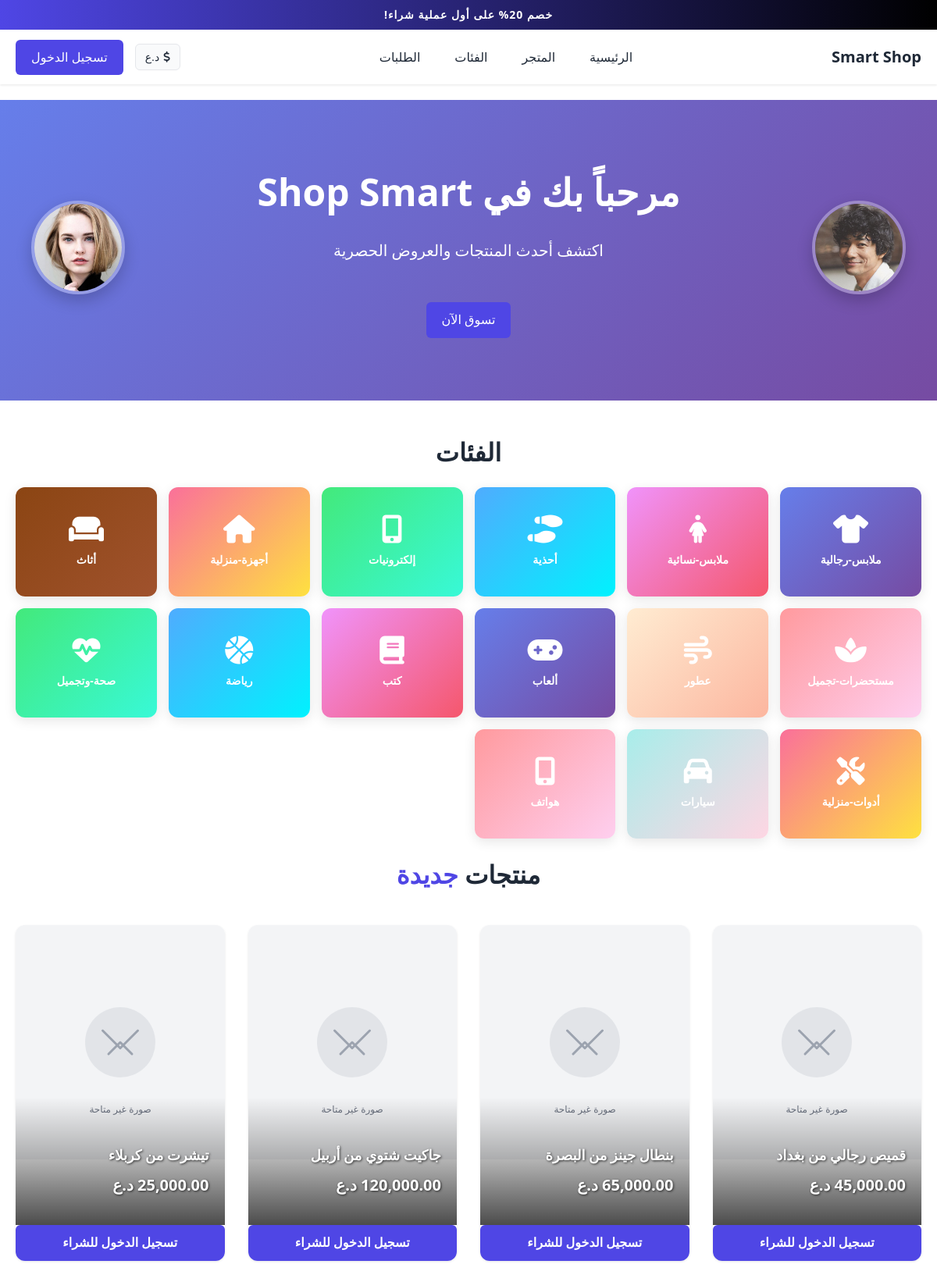
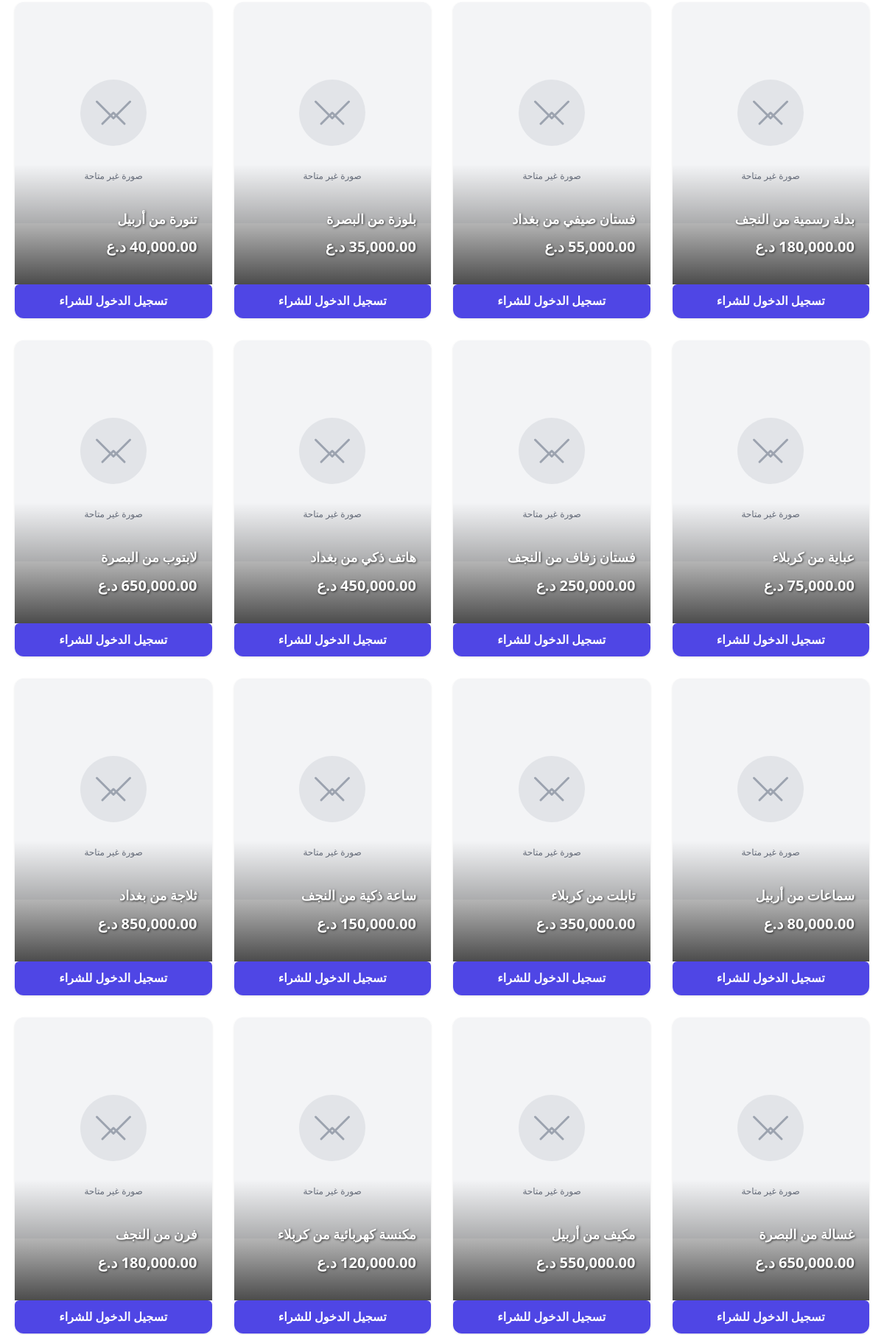
The page /pages/index.php (upper part) on the database its author committed (2 pictures, top to bottom).
### tables this page shows
CREATE TABLE IF NOT EXISTS category_list (
    id INT AUTO_INCREMENT PRIMARY KEY,
    name VARCHAR(255) NOT NULL UNIQUE,
    icon VARCHAR(100) NOT NULL,
    gradient_start VARCHAR(7) NOT NULL,
    gradient_end VARCHAR(7) NOT NULL,
    display_order INT DEFAULT 0,
    created_at TIMESTAMP DEFAULT CURRENT_TIMESTAMP,
    updated_at TIMESTAMP DEFAULT CURRENT_TIMESTAMP ON UPDATE CURRENT_TIMESTAMP
);

CREATE TABLE IF NOT EXISTS products (
    id INT AUTO_INCREMENT PRIMARY KEY,
    name VARCHAR(255) NOT NULL,
    description TEXT NOT NULL,
    price DECIMAL(10, 2) NOT NULL,
    mainImage VARCHAR(500) NOT NULL,
    quantity INT DEFAULT 0,
    otherImages TEXT,
    sizes TEXT,
    colors TEXT,
    user_id INT NOT NULL,
    created_at TIMESTAMP DEFAULT CURRENT_TIMESTAMP,
    updated_at TIMESTAMP DEFAULT CURRENT_TIMESTAMP ON UPDATE CURRENT_TIMESTAMP,
    FOREIGN KEY (user_id) REFERENCES users(id) ON DELETE CASCADE
);

### config/config.php (called while the page is built, shortened)
<?php
function isLoggedIn() {
    return isset($_SESSION['user_id']);
}
function getImageUrl($imagePath, $fallback = null) {
    if (filter_var($imagePath, FILTER_VALIDATE_URL)) {
        return $imagePath;
    }
    return $imagePath;
}
function getProductImage($imagePath, $productName = '') {
    $url = getImageUrl($imagePath);
    return $url;
}

### pages/index.php (the view, shortened to what this page needs)
<?php
require_once __DIR__ . '/../includes/header.php';
$db = getDB();
$stmt = $db->prepare("SELECT * FROM products WHERE quantity > 0 ORDER BY created_at DESC LIMIT 20");
$stmt->execute();
$products = $stmt->fetchAll();
try {
    $db->exec("CREATE TABLE IF NOT EXISTS category_list (
        id INT AUTO_INCREMENT PRIMARY KEY,
        name VARCHAR(255) NOT NULL UNIQUE,
        icon VARCHAR(100) NOT NULL,
        gradient_start VARCHAR(7) NOT NULL,
        gradient_end VARCHAR(7) NOT NULL,
        display_order INT DEFAULT 0,
        created_at TIMESTAMP DEFAULT CURRENT_TIMESTAMP,
        updated_at TIMESTAMP DEFAULT CURRENT_TIMESTAMP ON UPDATE CURRENT_TIMESTAMP
    ) ENGINE=InnoDB DEFAULT CHARSET=utf8mb4 COLLATE=utf8mb4_unicode_ci");
} catch (PDOException $e) {
}
try {
    $stmt = $db->prepare("SELECT * FROM category_list ORDER BY display_order ASC, name ASC");
    $stmt->execute();
    $categories = $stmt->fetchAll();
} catch (PDOException $e) {
    $categories = [];
}
?>
<section class="hero" style="position: relative; overflow: hidden;">
    <div class="container" style="position: relative; z-index: 2;">
        <div style="display: flex; align-items: center; justify-content: center; gap: 30px; flex-wrap: wrap;">
            <div style="flex-shrink: 0;">
                <img src="<?php echo getImageUrl(SITE_URL . '/assets/images/avatar-1.jpg'); ?>"
                     alt="Avatar"
                     style="width: 120px; height: 120px; border-radius: 50%; object-fit: cover; border: 4px solid rgba(255,255,255,0.3); box-shadow: 0 8px 20px rgba(0,0,0,0.2); animation: float 3s ease-in-out infinite;"
                     onerror="this.onerror=null; this.src='<?php echo SITE_URL; ?>/assets/images/placeholder.svg'">
            </div>
            <div style="text-align: center; flex: 1; min-width: 300px;">
                <h1>مرحباً بك في Shop Smart</h1>
                <p>اكتشف أحدث المنتجات والعروض الحصرية</p>
                <a href="<?php echo SITE_URL; ?>/pages/products.php" class="btn btn-primary" style="margin-top: 20px;">تسوق الآن</a>
            </div>
            <div style="flex-shrink: 0;">
                <img src="<?php echo getImageUrl(SITE_URL . '/assets/images/avatar-2.jpg'); ?>"
                     alt="Avatar"
                     style="width: 120px; height: 120px; border-radius: 50%; object-fit: cover; border: 4px solid rgba(255,255,255,0.3); box-shadow: 0 8px 20px rgba(0,0,0,0.2); animation: float 3s ease-in-out infinite; animation-delay: 1.5s;"
                     onerror="this.onerror=null; this.src='<?php echo SITE_URL; ?>/assets/images/placeholder.svg'">
            </div>
        </div>
    </div>
</section>
<section class="container mb-20">
    <h2 class="text-center mb-20" style="font-size: 32px; font-weight: 700;">
        الفئات
    </h2>
    <div class="categories-grid" style="display: grid; grid-template-columns: repeat(auto-fit, minmax(180px, 1fr)); gap: 15px;">
        <?php if (!empty($categories)): ?>
            <?php foreach ($categories as $category): ?>
                <a href="<?php echo SITE_URL; ?>/pages/category.php?cat=<?php echo urlencode($category['name']); ?>"
                   class="category-card"
                   style="text-decoration: none; color: inherit;">
                    <div style="background: linear-gradient(135deg, <?php echo htmlspecialchars($category['gradient_start']); ?> 0%, <?php echo htmlspecialchars($category['gradient_end']); ?> 100%); padding: 30px; border-radius: 12px; text-align: center; color: white; height: 140px; display: flex; flex-direction: column; justify-content: center;">
                        <i class="fas <?php echo htmlspecialchars($category['icon']); ?>" style="font-size: 36px; margin-bottom: 10px;"></i>
                        <h4 style="font-size: 14px; margin: 0; font-weight: 600;"><?php echo htmlspecialchars($category['name']); ?></h4>
                    </div>
                </a>
            <?php endforeach; ?>
        <?php endif; ?>
    </div>
</section>
<section class="container">
    <h2 class="text-center mb-20" style="font-size: 32px; font-weight: 700;">
        منتجات <span style="color: #4f46e5;">جديدة</span>
    </h2>
    <div class="products-grid">
        <?php if (empty($products)): ?>
            <p class="text-center" style="grid-column: 1/-1; color: #6b7280; font-size: 18px;">
                لا توجد منتجات متاحة حالياً
            </p>
        <?php else: ?>
            <?php foreach ($products as $product): ?>
                <div class="product-card">
                    <a href="<?php echo SITE_URL; ?>/pages/product-details.php?id=<?php echo $product['id']; ?>" style="text-decoration: none; color: inherit;">
                        <div style="position: relative; height: 300px; overflow: hidden; background: #f9fafb;">
                            <img src="<?php echo getProductImage($product['mainImage'], $product['name']); ?>"
                                 alt="<?php echo htmlspecialchars($product['name']); ?>"
                                 class="product-image-primary product-image"
                                 style="width: 100%; height: 100%; object-fit: cover;"
                                 onerror="this.onerror=null; this.src='<?php echo SITE_URL; ?>/assets/images/placeholder.svg'"
                                 loading="lazy">
                        </div>
                        <div class="product-info">
                            <h3 class="product-name"><?php echo htmlspecialchars($product['name']); ?></h3>
                            <p class="product-price"><?php echo number_format($product['price'], 2); ?> د.ع</p>
                        </div>
                    </a>
                    <?php if (isLoggedIn()): ?>
                        <button class="add-to-cart-btn"
                                onclick="addToCart(<?php echo $product['id']; ?>)">
                            أضف إلى السلة
                        </button>
                    <?php else: ?>
                        <a href="<?php echo SITE_URL; ?>/auth/login.php" class="add-to-cart-btn" style="text-decoration: none; display: block; text-align: center;">
                            تسجيل الدخول للشراء
                        </a>
                    <?php endif; ?>
                </div>
            <?php endforeach; ?>
        <?php endif; ?>
    </div>
</section>
<?php require_once __DIR__ . '/../includes/footer.php'; ?>

### assets/css/style.css (style rules this page uses)
* { margin: 0; padding: 0; box-sizing: border-box; }
:root { --primary-color: #4f46e5; --secondary-color: #000000; --text-color: #1f2937; --text-light: #6b7280; --bg-color: #ffffff; --bg-light: #f9fafb; --border-color: #e5e7eb; --success-color: #10b981; --error-color: #ef4444; --warning-color: #f59e0b; --shadow: 0 1px 3px rgba(0, 0, 0, 0.1); --shadow-lg: 0 10px 25px rgba(0, 0, 0, 0.1); }
body { font-family: 'Segoe UI', Tahoma, Geneva, Verdana, sans-serif; color: var(--text-color); background-color: var(--bg-color); line-height: 1.6; direction: rtl; }
.btn { padding: 10px 20px; border: none; border-radius: 6px; font-size: 16px; font-weight: 500; cursor: pointer; transition: all 0.3s ease; text-decoration: none; display: inline-block; text-align: center; }
.btn-primary { background: var(--primary-color); color: white; }
.container { max-width: 1200px; margin: 0 auto; padding: 0 20px; }
.hero { background: linear-gradient(135deg, #667eea 0%, #764ba2 100%); color: white; padding: 80px 20px; text-align: center; margin-bottom: 40px; }
.hero h1 { font-size: 48px; margin-bottom: 20px; }
.hero p { font-size: 20px; margin-bottom: 30px; }
.products-grid { display: grid; grid-template-columns: repeat(auto-fill, minmax(250px, 1fr)); gap: 30px; padding: 20px 0; }
.product-card { background: white; border-radius: 12px; overflow: hidden; box-shadow: var(--shadow); transition: all 0.3s ease; position: relative; }
.product-image { width: 100%; height: 300px; object-fit: cover; position: relative; }
.product-image-primary { opacity: 1 !important; }
.product-info { padding: 20px; position: relative; background: linear-gradient(to top, rgba(0,0,0,0.7), rgba(0,0,0,0.3), transparent); color: white; margin-top: -80px; padding-top: 60px; }
.product-name { font-size: 18px; font-weight: 700; margin-bottom: 8px; color: white !important; text-shadow: 1px 1px 3px rgba(0, 0, 0, 0.7); }
.product-price { font-size: 20px; font-weight: 600; margin-bottom: 15px; color: white !important; text-shadow: 1px 1px 3px rgba(0, 0, 0, 0.7); }
.add-to-cart-btn { width: 100%; padding: 10px; background: var(--primary-color); color: white; border: none; border-radius: 6px; cursor: pointer; font-weight: 600; transition: all 0.3s ease; }
.text-center { text-align: center; }
.mb-20 { margin-bottom: 20px; }

### pages/index.php (style rules this page uses)
.category-card { transition: all 0.3s ease; display: block; }
.category-card div { transition: all 0.3s ease; position: relative; overflow: hidden; }
.category-card div::before { content: ''; position: absolute; top: 0; right: 0; width: 100%; height: 100%; background: rgba(255, 255, 255, 0.1); transform: translateX(-100%); transition: transform 0.4s ease; }
.category-card i { transition: all 0.3s ease; display: inline-block; }
.category-card h4 { transition: all 0.3s ease; }
.category-card div { box-shadow: 0 4px 15px rgba(0, 0, 0, 0.1); }

### rows shown on the page
category_list: name "ملابس-رجالية"
category_list: name "ملابس-نسائية"
category_list: name "أحذية"
category_list: name "إلكترونيات"
category_list: name "أجهزة-منزلية"
category_list: name "أثاث"
category_list: name "مستحضرات-تجميل"
category_list: name "عطور"
category_list: name "ألعاب"
category_list: name "كتب"
category_list: name "رياضة"
category_list: name "صحة-وتجميل"
category_list: name "أدوات-منزلية"
category_list: name "سيارات"
category_list: name "هواتف"
products: mainImage (placeholder picture), name "قميص رجالي من بغداد", price "45,000.00"
products: mainImage (placeholder picture), name "بنطال جينز من البصرة", price "65,000.00"
products: mainImage (placeholder picture), name "جاكيت شتوي من أربيل", price "120,000.00"
products: mainImage (placeholder picture), name "تيشرت من كربلاء", price "25,000.00"
products: mainImage (placeholder picture), name "بدلة رسمية من النجف", price "180,000.00"
products: mainImage (placeholder picture), name "فستان صيفي من بغداد", price "55,000.00"
products: mainImage (placeholder picture), name "بلوزة من البصرة", price "35,000.00"
products: mainImage (placeholder picture), name "تنورة من أربيل", price "40,000.00"
products: mainImage (placeholder picture), name "عباية من كربلاء", price "75,000.00"
products: mainImage (placeholder picture), name "فستان زفاف من النجف", price "250,000.00"
products: mainImage (placeholder picture), name "هاتف ذكي من بغداد", price "450,000.00"
products: mainImage (placeholder picture), name "لابتوب من البصرة", price "650,000.00"
products: mainImage (placeholder picture), name "سماعات من أربيل", price "80,000.00"
products: mainImage (placeholder picture), name "تابلت من كربلاء", price "350,000.00"
products: mainImage (placeholder picture), name "ساعة ذكية من النجف", price "150,000.00"
products: mainImage (placeholder picture), name "ثلاجة من بغداد", price "850,000.00"
products: mainImage (placeholder picture), name "غسالة من البصرة", price "650,000.00"
products: mainImage (placeholder picture), name "مكيف من أربيل", price "550,000.00"
products: mainImage (placeholder picture), name "مكنسة كهربائية من كربلاء", price "120,000.00"
products: mainImage (placeholder picture), name "فرن من النجف", price "180,000.00"
